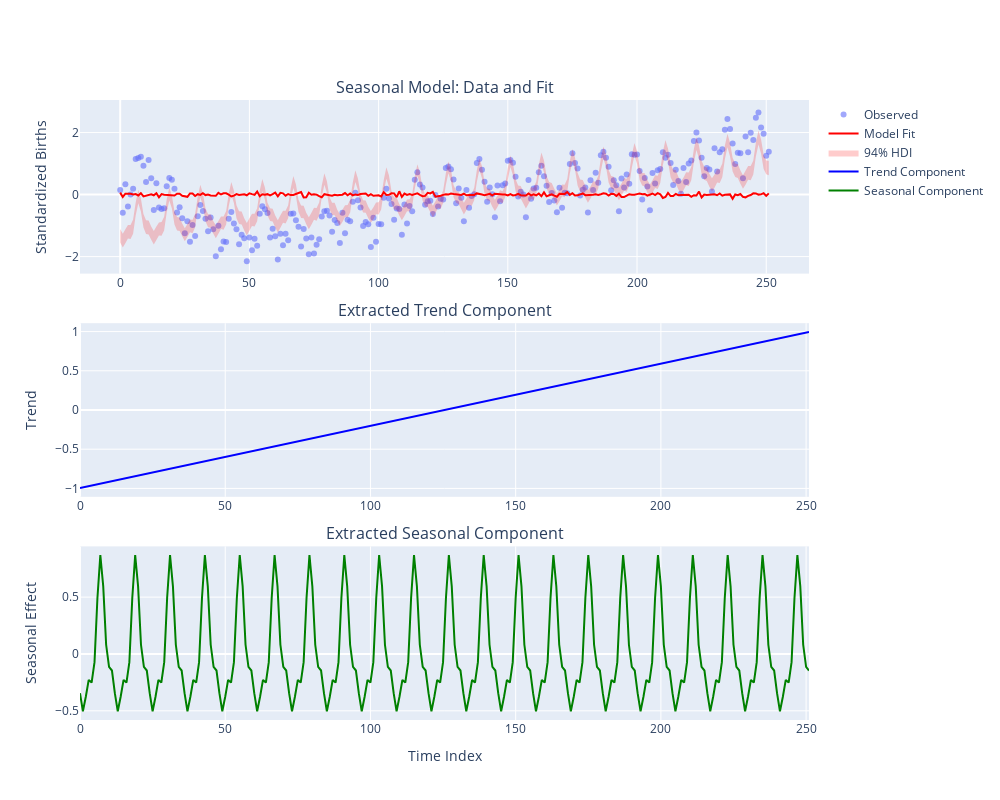
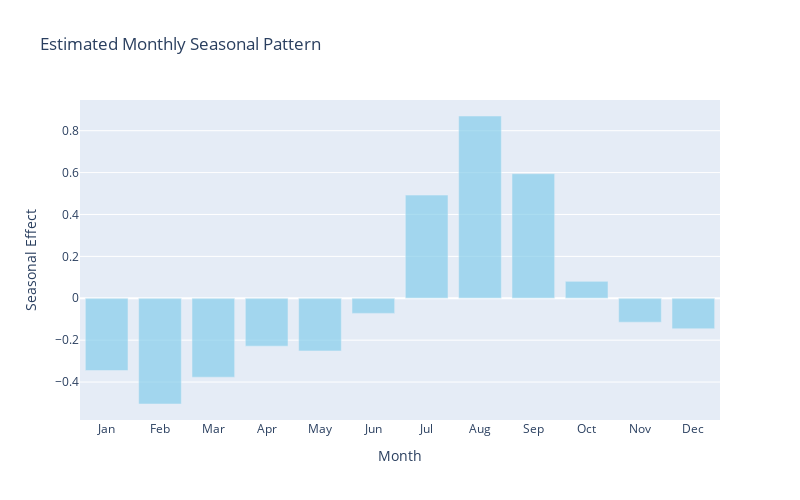

Write notebook code for charts like these, in order.
### Code cell
# Visualize seasonal decomposition using Plotly
# Extract posterior samples
mu_samples = az.extract(trace_seasonal)['mu_t'].values
mu_mean = np.mean(mu_samples, axis=0)
mu_hdi = az.hdi(trace_seasonal, var_names=['mu_t'], hdi_prob=0.94)['mu_t'].values

# Extract trend and seasonal components from the fitted model
beta_trend_mean = float(az.extract(trace_seasonal)['beta_trend'].mean().values)
trend_component_mean = beta_trend_mean * (time_idx - time_idx.mean()) / time_idx.std()

# Fix the fourier coefficients extraction - use the posterior directly
fourier_coeffs_posterior = trace_seasonal.posterior['fourier_coeffs']
# Average across chains and draws (dimensions 0 and 1)
fourier_coeffs_mean = fourier_coeffs_posterior.mean(dim=['chain', 'draw']).values
print(f"fourier_coeffs_mean shape: {fourier_coeffs_mean.shape}")
print(f"fourier_matrix shape: {fourier_matrix.shape}")

seasonal_component_mean = fourier_matrix @ fourier_coeffs_mean

# Create Plotly subplots
fig = make_subplots(
    rows=3, cols=1,
    subplot_titles=(
        'Seasonal Model: Data and Fit',
        'Extracted Trend Component',
        'Extracted Seasonal Component'
    ),
    vertical_spacing=0.08
)

# Original data and fit
fig.add_trace(go.Scatter(
    x=time_idx, y=births_standardized,
    mode='markers', name='Observed',
    marker=dict(size=6, opacity=0.6)
), row=1, col=1)

fig.add_trace(go.Scatter(
    x=time_idx, y=mu_mean,
    mode='lines', name='Model Fit',
    line=dict(color='red', width=2)
), row=1, col=1)

# Add confidence band
fig.add_trace(go.Scatter(
    x=np.concatenate([time_idx, time_idx[::-1]]),
    y=np.concatenate([mu_hdi[:, 0], mu_hdi[::-1, 1]]),
    fill='toself', fillcolor='rgba(255,0,0,0.2)',
    line=dict(color='rgba(255,0,0,0)'),
    showlegend=True, name='94% HDI'
), row=1, col=1)

# Trend component
fig.add_trace(go.Scatter(
    x=time_idx, y=trend_component_mean,
    mode='lines', name='Trend Component',
    line=dict(color='blue', width=2)
), row=2, col=1)

# Seasonal component
fig.add_trace(go.Scatter(
    x=time_idx, y=seasonal_component_mean,
    mode='lines', name='Seasonal Component',
    line=dict(color='green', width=2)
), row=3, col=1)

# Update layout
fig.update_xaxes(title_text="Time Index", row=3, col=1)
fig.update_yaxes(title_text="Standardized Births", row=1, col=1)
fig.update_yaxes(title_text="Trend", row=2, col=1)
fig.update_yaxes(title_text="Seasonal Effect", row=3, col=1)

fig.update_layout(height=800, width=1000, showlegend=True)
fig.show()

# Analyze seasonal pattern
print(f"\nSeasonal Pattern Analysis:")
print(f"Seasonal component range: {seasonal_component_mean.min():.3f} to {seasonal_component_mean.max():.3f}")
print(f"Peak seasonal effect: {seasonal_component_mean.max():.3f} at time {np.argmax(seasonal_component_mean)}")
print(f"Trough seasonal effect: {seasonal_component_mean.min():.3f} at time {np.argmin(seasonal_component_mean)}")

# Monthly seasonal pattern using Plotly
if len(seasonal_component_mean) >= 12:
    monthly_pattern = seasonal_component_mean[:12]  # First year's pattern
    month_names = ['Jan', 'Feb', 'Mar', 'Apr', 'May', 'Jun',
                   'Jul', 'Aug', 'Sep', 'Oct', 'Nov', 'Dec']
    
    fig2 = go.Figure([go.Bar(
        x=month_names, y=monthly_pattern,
        marker_color='skyblue', opacity=0.7
    )])
    
    fig2.update_layout(
        title='Estimated Monthly Seasonal Pattern',
        xaxis_title='Month',
        yaxis_title='Seasonal Effect',
        width=800, height=500
    )
    fig2.show()
    
    peak_month = month_names[np.argmax(monthly_pattern)]
    trough_month = month_names[np.argmin(monthly_pattern)]
    print(f"Peak birth month: {peak_month}")
    print(f"Lowest birth month: {trough_month}")

### Figure 1 — Plotly figure (JSON) as saved in the notebook; plotly's stock layout.template omitted (floating-point values rounded to 4 significant figures; data arrays with more than 128 entries replaced by an {"elided": "..."} marker saying what was removed)
{"data": [{"marker": {"opacity": 0.6, "size": 6}, "mode": "markers", "name": "Observed", "type": "scatter", "x": {"elided": "252 int values"}, "xaxis": "x", "y": {"elided": "252 float values"}, "yaxis": "y"}, {"line": {"color": "red", "width": 2}, "mode": "lines", "name": "Model Fit", "type": "scatter", "x": {"elided": "252 int values"}, "xaxis": "x", "y": {"elided": "2000 float values"}, "yaxis": "y"}, {"fill": "toself", "fillcolor": "rgba(255,0,0,0.2)", "line": {"color": "rgba(255,0,0,0)"}, "name": "94% HDI", "showlegend": true, "type": "scatter", "x": {"elided": "504 int values"}, "xaxis": "x", "y": {"elided": "504 float values"}, "yaxis": "y"}, {"line": {"color": "blue", "width": 2}, "mode": "lines", "name": "Trend Component", "type": "scatter", "x": {"elided": "252 int values"}, "xaxis": "x2", "y": {"elided": "252 float values"}, "yaxis": "y2"}, {"line": {"color": "green", "width": 2}, "mode": "lines", "name": "Seasonal Component", "type": "scatter", "x": {"elided": "252 int values"}, "xaxis": "x3", "y": {"elided": "252 float values"}, "yaxis": "y3"}], "layout": {"annotations": [{"font": {"size": 16}, "showarrow": false, "text": "Seasonal Model: Data and Fit", "x": 0.5, "xanchor": "center", "xref": "paper", "y": 1, "yanchor": "bottom", "yref": "paper"}, {"font": {"size": 16}, "showarrow": false, "text": "Extracted Trend Component", "x": 0.5, "xanchor": "center", "xref": "paper", "y": 0.64, "yanchor": "bottom", "yref": "paper"}, {"font": {"size": 16}, "showarrow": false, "text": "Extracted Seasonal Component", "x": 0.5, "xanchor": "center", "xref": "paper", "y": 0.28, "yanchor": "bottom", "yref": "paper"}], "height": 800, "showlegend": true, "width": 1000, "xaxis": {"anchor": "y", "domain": [0, 1]}, "xaxis2": {"anchor": "y2", "domain": [0, 1]}, "xaxis3": {"anchor": "y3", "domain": [0, 1], "title": {"text": "Time Index"}}, "yaxis": {"anchor": "x", "domain": [0.72, 1], "title": {"text": "Standardized Births"}}, "yaxis2": {"anchor": "x2", "domain": [0.36, 0.64], "title": {"text": "Trend"}}, "yaxis3": {"anchor": "x3", "domain": [0, 0.28], "title": {"text": "Seasonal Effect"}}}}

### Figure 2 — Plotly figure (JSON) as saved in the notebook; plotly's stock layout.template omitted (floating-point values rounded to 4 significant figures)
{"data": [{"marker": {"color": "skyblue"}, "opacity": 0.7, "type": "bar", "x": ["Jan", "Feb", "Mar", "Apr", "May", "Jun", "Jul", "Aug", "Sep", "Oct", "Nov", "Dec"], "y": [-0.3447, -0.5047, -0.3768, -0.2284, -0.2513, -0.07215, 0.4924, 0.8701, 0.5945, 0.08078, -0.1142, -0.1456]}], "layout": {"height": 500, "title": {"text": "Estimated Monthly Seasonal Pattern"}, "width": 800, "xaxis": {"title": {"text": "Month"}}, "yaxis": {"title": {"text": "Seasonal Effect"}}}}
